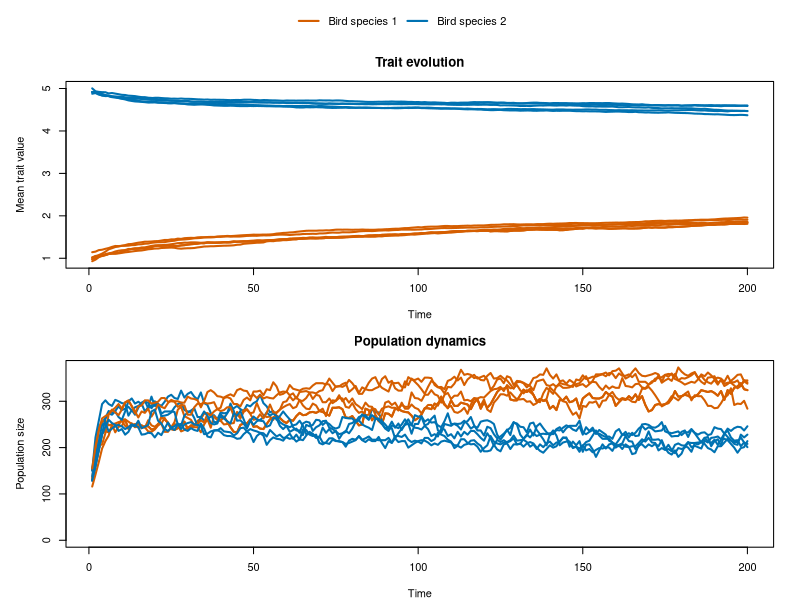

The R source for this figure:
## ---- chunk 1
knitr::opts_chunk$set(echo = TRUE)
## ---- chunk 2
 bird.evol.sim = function(reps,tmax,N0,carry_cap,mean1,sd1,mean2,sd2,env_opt,
                          mutation1,mutation2,comp_rate,inv_sel_str) {
   
   # Plotting setup code
   layout(matrix(c(1, 2, 3), nrow = 3), heights = c(0.15, 1, 1))
            par(mar = c(0, 0, 0, 0))
            plot.new()
            legend('center',
                   legend = c('Bird species 1', 'Bird species 2'),
                   col = c('#D55E00', '#0072B2'),
                   lwd = 2, bty = 'n', horiz = TRUE)
            all_meantrait1 = matrix(NA, nrow = reps, ncol = tmax)
            all_meantrait2 = matrix(NA, nrow = reps, ncol = tmax)
            all_popsize1 = matrix(NA, nrow = reps, ncol = tmax)
            all_popsize2 = matrix(NA, nrow = reps, ncol = tmax)
        for (r in 1:reps) {
            # Populations/species both begin at N0 individuals
            N = N0
            # Both populations/species have carrying capacities
            K = carry_cap
            # Draw random trait values for individuals from normal distributions
            # With means of mean0 & mean1 and standard deviations given by parameters sd0 & sd1
            pop1 = rnorm(N, mean1, sd1)
            pop2 = rnorm(N, mean2, sd2)
            # Initialize vectors to save population and trait values
            # Plus trait optimum (as set by environment) and strength of selection
            # Note: because we are using the width of the selection surface as our measure of
            # strength of selection, the relationship is inverse (higher value = weaker sel.)
            popsize1 = numeric(tmax)
            popsize2 = numeric(tmax)
            meantrait1 = numeric(tmax)
            meantrait2 = numeric(tmax)
            tic = 0
            t = 0
            env_optimum = env_opt
            inverse_selection_strength = inv_sel_str
          
        
            while ((t <= tmax) && (tic == 0)) {
                # Advance time by 1
                t = t + 1
                # If either species/population goes extinct, stop 
                # Populations effectively go extinct at N = 1 due to parent necessity
                if (length(pop1) <= 1 || length(pop2) <= 1) {
                    tic = 1
                }
                # Reproduction via Poisson distribution
                # At the beginning of the sim and after each competitive cycle, surviving birds breed
                # Single draw = single chance at offspring, lambda of 1.1 to keep offspring roughly 
                # positive for surviving individuals, fecundity (lambda) is density-dependent
                lambda_eff1 = 1.1 * max(0, (1 - length(pop1) / K))^2
                lambda_eff2 = 1.1 * max(0, (1 - length(pop2) / K))^2
                offspring1 = rpois(n = length(pop1), lambda = lambda_eff1)
                offspring2 = rpois(n = length(pop2), lambda = lambda_eff2)
                
                # Assume that offspring has midpoint trait value between parents (randomly
                # drawn from 2 surviving inds.) +/- some mutation
                if (sum(offspring1) >= 1 && length(pop1) >= 2) {
                    for (i in 1:length(offspring1)) {
                        parents1 = sample(x = pop1, size = 2, replace = FALSE)
                        z_mid1 = mean(parents1)
                        epsilon1 = rnorm(offspring1[i], mean = 0, mutation1)
                        newpop1 = (z_mid1 + epsilon1)
                        pop1 = c(pop1,newpop1)
                    }
                }
                
                if (sum(offspring2) >= 1 && length(pop2) >= 2) {
                    for (i in 1:length(offspring2)) {
                        parents2 = sample(x = pop2, size = 2, replace = FALSE)
                        z_mid2 = mean(parents2)
                        epsilon2 = rnorm(offspring2[i], mean = 0, mutation2)
                        newpop2 = (z_mid2 + epsilon2)
                        pop2 = c(pop2,newpop2)
                    }
                }
                # Cap populations
                if (length(pop1) > K) pop1 = sample(pop1, K)
                if (length(pop2) > K) pop2 = sample(pop2, K)
                
                # Competition: drawing random ind. (and corresponding trait value) 
                # from a subset of each species/pop
                competition_rate = comp_rate
                n_competitions = round(min(length(pop1), length(pop2)) * competition_rate)
                for (c in 1:n_competitions) {
                  if (length(pop1) <= 1 || length(pop2) <= 1) break
                comp1 = sample(pop1, size = 1)
                comp2 = sample(pop2, size = 1)
                # Calculating win probabilities
                p_win1 = 1 - pnorm(abs(comp1 - env_optimum) / inverse_selection_strength)
                p_win2 = 1 - pnorm(abs(comp2 - env_optimum) / inverse_selection_strength)
                # Make 'em fight!
                if (runif(1) < p_win1 / (p_win1 + p_win2)) {
                    pop2 = pop2[-match(comp2, pop2)]
                    } else {
                    pop1 = pop1[-match(comp1, pop1)]
                    }
                }
                # Save population sizes and mean trait values to vectors
                if (t <= tmax) {
                    popsize1[t] = length(pop1)
                    popsize2[t] = length(pop2)
                    meantrait1[t] = mean(pop1)
                    meantrait2[t] = mean(pop2)
                }
            }
            last_t = min(t, tmax)
            if (last_t < tmax) {
                meantrait1[(last_t + 1):tmax] = NA
                meantrait2[(last_t + 1):tmax] = NA
                popsize1[(last_t + 1):tmax] = NA
                popsize2[(last_t + 1):tmax] = NA
            }
            all_meantrait1[r, ] = meantrait1
            all_meantrait2[r, ] = meantrait2
            all_popsize1[r, ] = popsize1
            all_popsize2[r, ] = popsize2
        }
            # Plot the results, color-blind friendly Okabe color palette
            par(mfg = c(2, 1))
            par(mar = c(4, 5, 3, 2))
            plot(all_meantrait1[1, ], type = 'l', lwd = 2,
                 ylim = c(min(c(all_meantrait1, all_meantrait2), na.rm = TRUE),
                          max(c(all_meantrait1, all_meantrait2), na.rm = TRUE)),
                 col = '#D55E00', xlab = 'Time', ylab = 'Mean trait value',
                 main = 'Trait evolution')
            for (r in 1:reps) {
                lines(all_meantrait1[r, ], lwd = 2, col = '#D55E00')
                lines(all_meantrait2[r, ], lwd = 2, col = '#0072B2')
            }

            par(mfg = c(3, 1))
            par(mar = c(4, 5, 3, 2))
            plot(all_popsize1[1, ], type = 'l', lwd = 2,
                 ylim = c(0, max(c(all_popsize1, all_popsize2), na.rm = TRUE)),
                 col = '#D55E00', xlab = 'Time', ylab = 'Population size',
                 main = 'Population dynamics')
            for (r in 1:reps) {
                lines(all_popsize1[r, ], lwd = 2, col = '#D55E00')
                lines(all_popsize2[r, ], lwd = 2, col = '#0072B2')
            }
    }

    # PARAMETERS
    # reps = number of repetitions
    # tmax = number of timesteps
    # N0 = initial population size (same for both species)
    # carry_cap = carrying capacity (same for both species)
    # mean1 = initial species 1 trait mean
    # sd1 = initial species 1 trait stdev
    # mean2 = initial species 2 trait mean
    # sd2 = initial species 2 trait stdev
    # env_opt = trait optimum as selected for by environment
    # inv_sel_str = width of selection surface (inverse to selection strength)
    # comp_rate = proportion of each population that competes in each timestep
    # mutation1 = species 1 standard trait deviation of offspring
    # mutation2 = species 2 standard trait deviation of offspring

    # RUN EVOLUTION SIMULATION
    bird.evol.sim(reps=5, tmax=200, N0=100, carry_cap=500,
                  mean1=1, sd1=0.5, 
                  mean2=5, sd2=0.5, 
                  env_opt=3, mutation1=0.1, mutation2=0.05, 
                  inv_sel_str=1, comp_rate=0.4)
